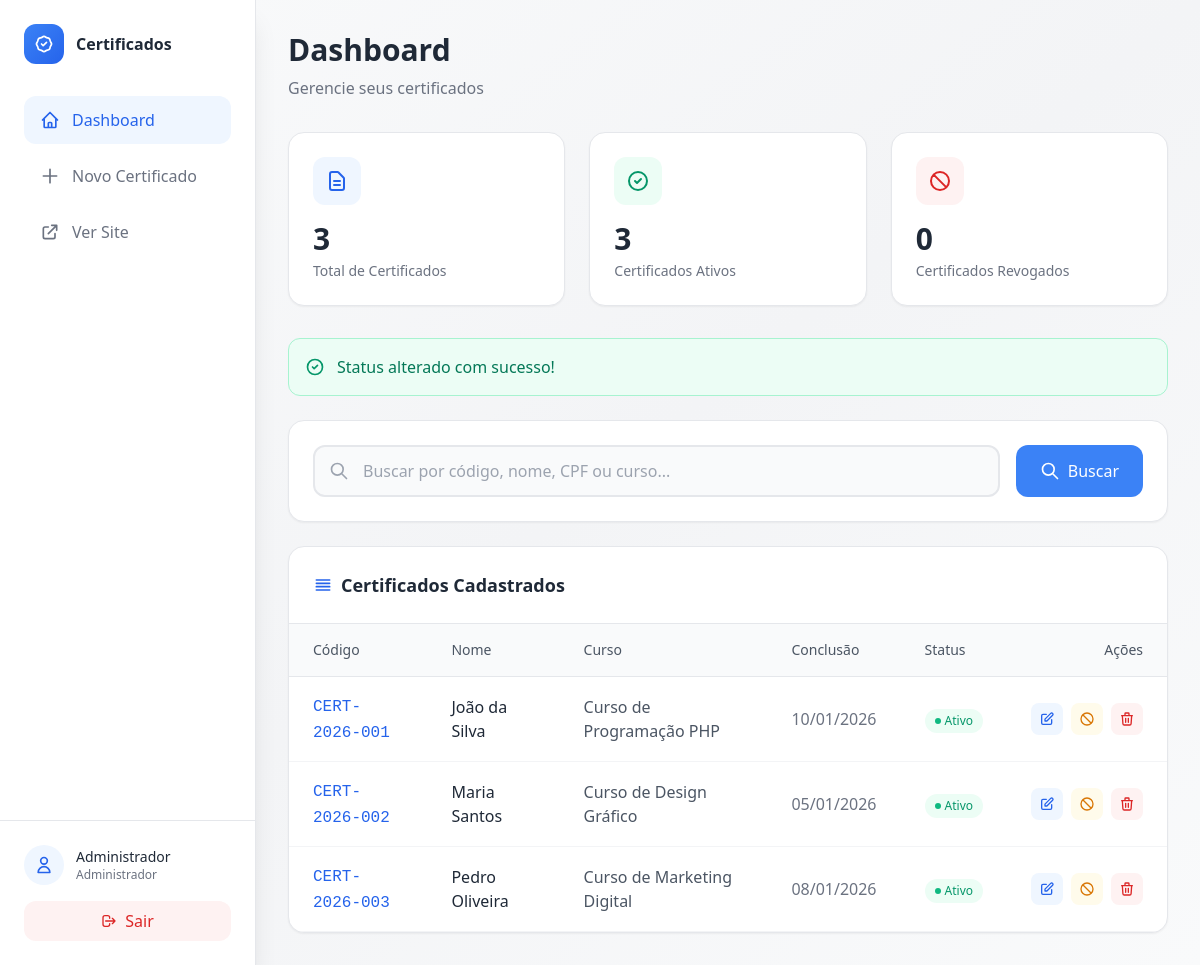
Page /admin/index.php?status=revogar&id=1 (signed in) on the committed database.
### tables this page shows
CREATE TABLE IF NOT EXISTS `certificados` (
    `id` INT(11) NOT NULL AUTO_INCREMENT,
    `codigo` VARCHAR(50) NOT NULL UNIQUE,
    `nome_aluno` VARCHAR(255) NOT NULL,
    `cpf` VARCHAR(14) DEFAULT NULL,
    `curso` VARCHAR(255) NOT NULL,
    `carga_horaria` INT(11) NOT NULL,
    `data_inicio` DATE DEFAULT NULL,
    `data_conclusao` DATE NOT NULL,
    `nota` DECIMAL(5,2) DEFAULT NULL,
    `instituicao` VARCHAR(255) DEFAULT 'Nome da Instituição',
    `status` ENUM('ativo', 'revogado') DEFAULT 'ativo',
    `observacoes` TEXT DEFAULT NULL,
    `arquivo_pdf` VARCHAR(255) DEFAULT NULL,
    `permitir_download` TINYINT(1) DEFAULT 1,
    `criado_em` TIMESTAMP DEFAULT CURRENT_TIMESTAMP,
    `atualizado_em` TIMESTAMP DEFAULT CURRENT_TIMESTAMP ON UPDATE CURRENT_TIMESTAMP,
    PRIMARY KEY (`id`),
    INDEX `idx_codigo` (`codigo`),
    INDEX `idx_cpf` (`cpf`),
    INDEX `idx_nome` (`nome_aluno`)
);

### admin/index.php (the view, shortened to what the rows shown need)
<?php
$pdo = getConnection();
$where = '';
$params = [];
$stmt = $pdo->prepare("SELECT * FROM certificados $where ORDER BY criado_em DESC");
$stmt->execute($params);
$certificados = $stmt->fetchAll();
?>
<!DOCTYPE html>
<html lang="pt-BR">
<head>
    <script src="https://cdn.tailwindcss.com"></script>
</head>
<body class="min-h-screen bg-gradient-to-br from-gray-50 via-gray-100 to-gray-50">
    <div class="lg:ml-64">
        <main class="p-6 lg:p-8">
            <div class="mb-8">
                <h1 class="text-2xl lg:text-3xl font-bold text-gray-800 mb-2">Dashboard</h1>
            </div>
            <div class="bg-white rounded-2xl border border-gray-200 shadow-sm overflow-hidden">
                <div class="p-6 border-b border-gray-200">
                    <h2 class="text-lg font-semibold text-gray-800 flex items-center gap-2">
                        <svg xmlns="http://www.w3.org/2000/svg" class="w-5 h-5 text-primary-600" fill="none" viewBox="0 0 24 24" stroke="currentColor" stroke-width="2"><path stroke-linecap="round" stroke-linejoin="round" d="M4 6h16M4 10h16M4 14h16M4 18h16" /></svg>
                        Certificados Cadastrados
                    </h2>
                </div>
                <?php if (empty($certificados)): ?>
                <div class="p-12 text-center">
                    <div class="w-16 h-16 bg-gray-100 rounded-full flex items-center justify-center mx-auto mb-4">
                        <svg xmlns="http://www.w3.org/2000/svg" class="w-8 h-8 text-gray-400" fill="none" viewBox="0 0 24 24" stroke="currentColor" stroke-width="2"><path stroke-linecap="round" stroke-linejoin="round" d="M20 13V6a2 2 0 00-2-2H6a2 2 0 00-2 2v7m16 0v5a2 2 0 01-2 2H6a2 2 0 01-2-2v-5m16 0h-2.586a1 1 0 00-.707.293l-2.414 2.414a1 1 0 01-.707.293h-3.172a1 1 0 01-.707-.293l-2.414-2.414A1 1 0 006.586 13H4" /></svg>
                    </div>
                    <p class="text-gray-500 mb-4">Nenhum certificado encontrado</p>
                    <a href="cadastrar.php" class="inline-flex items-center gap-2 px-4 py-2 bg-primary-500 hover:bg-primary-600 text-white rounded-lg transition-colors">
                        <svg xmlns="http://www.w3.org/2000/svg" class="w-4 h-4" fill="none" viewBox="0 0 24 24" stroke="currentColor" stroke-width="2"><path stroke-linecap="round" stroke-linejoin="round" d="M12 4v16m8-8H4" /></svg>
                        Cadastrar Primeiro
                    </a>
                </div>
                <?php else: ?>
                <div class="overflow-x-auto">
                    <table class="w-full">
                        <thead>
                            <tr class="border-b border-gray-200 bg-gray-50">
                                <th class="text-left py-4 px-6 text-gray-600 font-medium text-sm">Código</th>
                                <th class="text-left py-4 px-6 text-gray-600 font-medium text-sm">Nome</th>
                                <th class="text-left py-4 px-6 text-gray-600 font-medium text-sm hidden md:table-cell">Curso</th>
                                <th class="text-left py-4 px-6 text-gray-600 font-medium text-sm hidden lg:table-cell">Conclusão</th>
                                <th class="text-left py-4 px-6 text-gray-600 font-medium text-sm">Status</th>
                                <th class="text-right py-4 px-6 text-gray-600 font-medium text-sm">Ações</th>
                            </tr>
                        </thead>
                        <tbody>
                            <?php foreach ($certificados as $cert): ?>
                            <tr class="border-b border-gray-100 hover:bg-gray-50 transition-colors">
                                <td class="py-4 px-6">
                                    <span class="font-mono text-primary-600 font-medium"><?php echo htmlspecialchars($cert['codigo']); ?></span>
                                </td>
                                <td class="py-4 px-6">
                                    <span class="text-gray-800"><?php echo htmlspecialchars($cert['nome_aluno']); ?></span>
                                </td>
                                <td class="py-4 px-6 hidden md:table-cell">
                                    <span class="text-gray-600"><?php echo htmlspecialchars($cert['curso']); ?></span>
                                </td>
                                <td class="py-4 px-6 hidden lg:table-cell">
                                    <span class="text-gray-500"><?php echo date('d/m/Y', strtotime($cert['data_conclusao'])); ?></span>
                                </td>
                                <td class="py-4 px-6">
                                    <?php if ($cert['status'] === 'ativo'): ?>
                                    <span class="inline-flex items-center gap-1 px-2.5 py-1 bg-emerald-50 text-emerald-600 rounded-full text-xs font-medium">
                                        <span class="w-1.5 h-1.5 bg-emerald-500 rounded-full"></span>
                                        Ativo
                                    </span>
                                    <?php endif; ?>
                                </td>
                                <td class="py-4 px-6">
                                    <div class="flex items-center justify-end gap-2">
                                        <a href="editar.php?id=<?php echo $cert['id']; ?>" class="p-2 bg-primary-50 text-primary-600 rounded-lg hover:bg-primary-100 transition-colors" title="Editar">
                                            <svg xmlns="http://www.w3.org/2000/svg" class="w-4 h-4" fill="none" viewBox="0 0 24 24" stroke="currentColor" stroke-width="2"><path stroke-linecap="round" stroke-linejoin="round" d="M11 5H6a2 2 0 00-2 2v11a2 2 0 002 2h11a2 2 0 002-2v-5m-1.414-9.414a2 2 0 112.828 2.828L11.828 15H9v-2.828l8.586-8.586z" /></svg>
                                        </a>
                                        <?php if ($cert['status'] === 'ativo'): ?>
                                        <a href="?status=revogar&id=<?php echo $cert['id']; ?>" class="p-2 bg-amber-50 text-amber-600 rounded-lg hover:bg-amber-100 transition-colors" title="Revogar" onclick="return confirm('Revogar este certificado?')">
                                            <svg xmlns="http://www.w3.org/2000/svg" class="w-4 h-4" fill="none" viewBox="0 0 24 24" stroke="currentColor" stroke-width="2"><path stroke-linecap="round" stroke-linejoin="round" d="M18.364 18.364A9 9 0 005.636 5.636m12.728 12.728A9 9 0 015.636 5.636m12.728 12.728L5.636 5.636" /></svg>
                                        </a>
                                        <?php endif; ?>
                                        <a href="?excluir=<?php echo $cert['id']; ?>" class="p-2 bg-red-50 text-red-600 rounded-lg hover:bg-red-100 transition-colors" title="Excluir" onclick="return confirm('Excluir este certificado permanentemente?')">
                                            <svg xmlns="http://www.w3.org/2000/svg" class="w-4 h-4" fill="none" viewBox="0 0 24 24" stroke="currentColor" stroke-width="2"><path stroke-linecap="round" stroke-linejoin="round" d="M19 7l-.867 12.142A2 2 0 0116.138 21H7.862a2 2 0 01-1.995-1.858L5 7m5 4v6m4-6v6m1-10V4a1 1 0 00-1-1h-4a1 1 0 00-1 1v3M4 7h16" /></svg>
                                        </a>
                                    </div>
                                </td>
                            </tr>
                            <?php endforeach; ?>
                        </tbody>
                    </table>
                </div>
                <?php endif; ?>
            </div>
        </main>
    </div>
</body>
</html>

### rows in the picture
certificados: codigo "CERT-2026-001", nome_aluno "João da Silva", curso "Curso de Programação PHP", data_conclusao "10/01/2026", status "ativo" (drawn)
certificados: codigo "CERT-2026-002", nome_aluno "Maria Santos", curso "Curso de Design Gráfico", data_conclusao "05/01/2026", status "ativo" (drawn)
certificados: codigo "CERT-2026-003", nome_aluno "Pedro Oliveira", curso "Curso de Marketing Digital", data_conclusao "08/01/2026", status "ativo" (drawn)

### other values in the picture
$_SESSION['admin_nome'] "Administrador"
$stats['total'] "3"
$stats['ativos'] "3"
$stats['revogados'] "0"
$mensagem "Status alterado com sucesso!"
